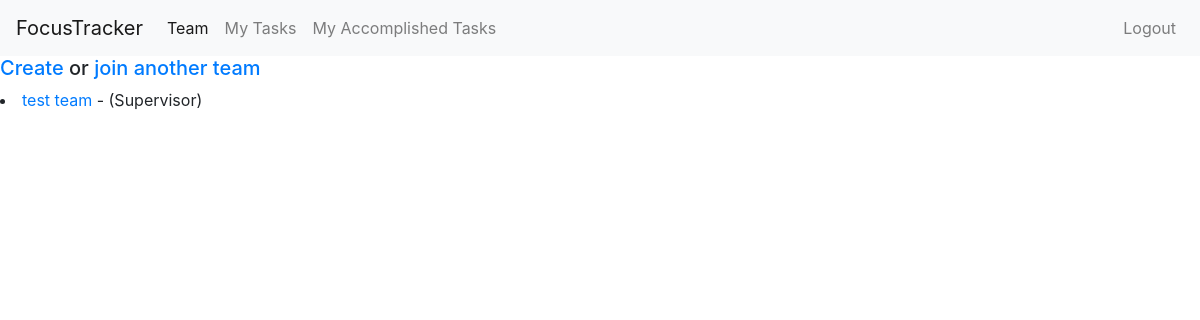
Before: /main/ (signed in) with the older database file.
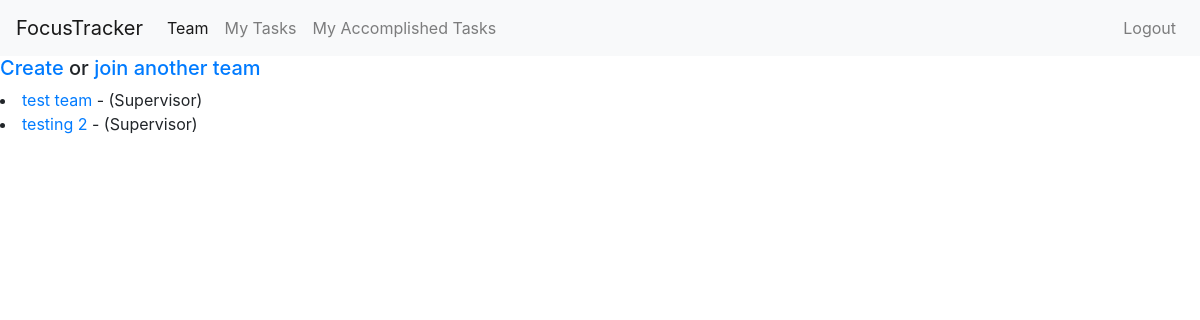
After: the same page with the newer database file.
### main/models.py (models this page shows, shortened)
class TeamMembership(models.Model):
    ROLE_CHOICES = (
        ('supervisor', 'Supervisor'),
        ('member', 'Member')
    ) # role choices for each user
    user = models.ForeignKey(User, on_delete=models.CASCADE)
    team = models.ForeignKey(Team, on_delete=models.CASCADE)
    role = models.CharField(max_length=20, choices = ROLE_CHOICES)
    class Meta:
        unique_together = ('user', 'team') # so users can only have one role inside a team

class Team(models.Model):
    ACTIVE = 'active'
    DELETED = 'deleted'
    CHOICES_STATUS = (
        (ACTIVE, 'Active'),
        (DELETED, 'Deleted')
    )
    title = models.CharField(max_length=255)
    members = models.ManyToManyField(User, related_name='teams', through='TeamMembership')
    created_by = models.ForeignKey(User, related_name='created_teams', on_delete=models.CASCADE)
    created_at = models.DateTimeField(auto_now_add=True)
    status = models.CharField(max_length=10, choices=CHOICES_STATUS, default=ACTIVE)
    invite_code = models.CharField(max_length=36, unique=True, blank=True, null=True)
    class Meta:
        ordering = ['title']

### main/views.py (the view)
# urls.py: path("", views.team, name = 'team'),
@login_required
def team(request):
    memberships = TeamMembership.objects.filter(user=request.user)
    context = {
        'memberships' : memberships,
        'has_team' : memberships.exists()
    }
    return render(request, "main/team.html", context)

### main/templates/main/team.html (shortened to what this page needs)
{% extends "main/base.html" %}
{% block content %}
{% include "main/navbar.html" %}
{% if not has_team %}
  <div class='profile text-center mt-5'>
      <h1>Still have no team?</h1>
      <h5>
          <a href="{% url 'main:create-team' %}" data-bs-toggle="modal" data-bs-target="#createTeamModal">Create</a> or
          <a href="#" data-toggle="modal" data-target="#joinTeamModal">join</a> a team now!
      </h5>
  </div>
{% else %}
  <h5>
    <a href="{% url 'main:create-team' %}" data-bs-toggle="modal" data-bs-target="#createTeamModal">Create</a> or
    <a href="#" data-toggle="modal" data-target="#joinTeamModal">join another team</a>
  </h5>
  {% for membership in memberships %}
      <li>
          <a href="{% url 'main:team-detail' membership.team.id %}">
              {{ membership.team.title }}
          </a>
          - ({{ membership.role|title }})
      </li>
  {% endfor %}
{% endif %}
{% endblock %}

Changed rows visible on the page:
added TeamMembership: team "testing 2", role "Supervisor"
